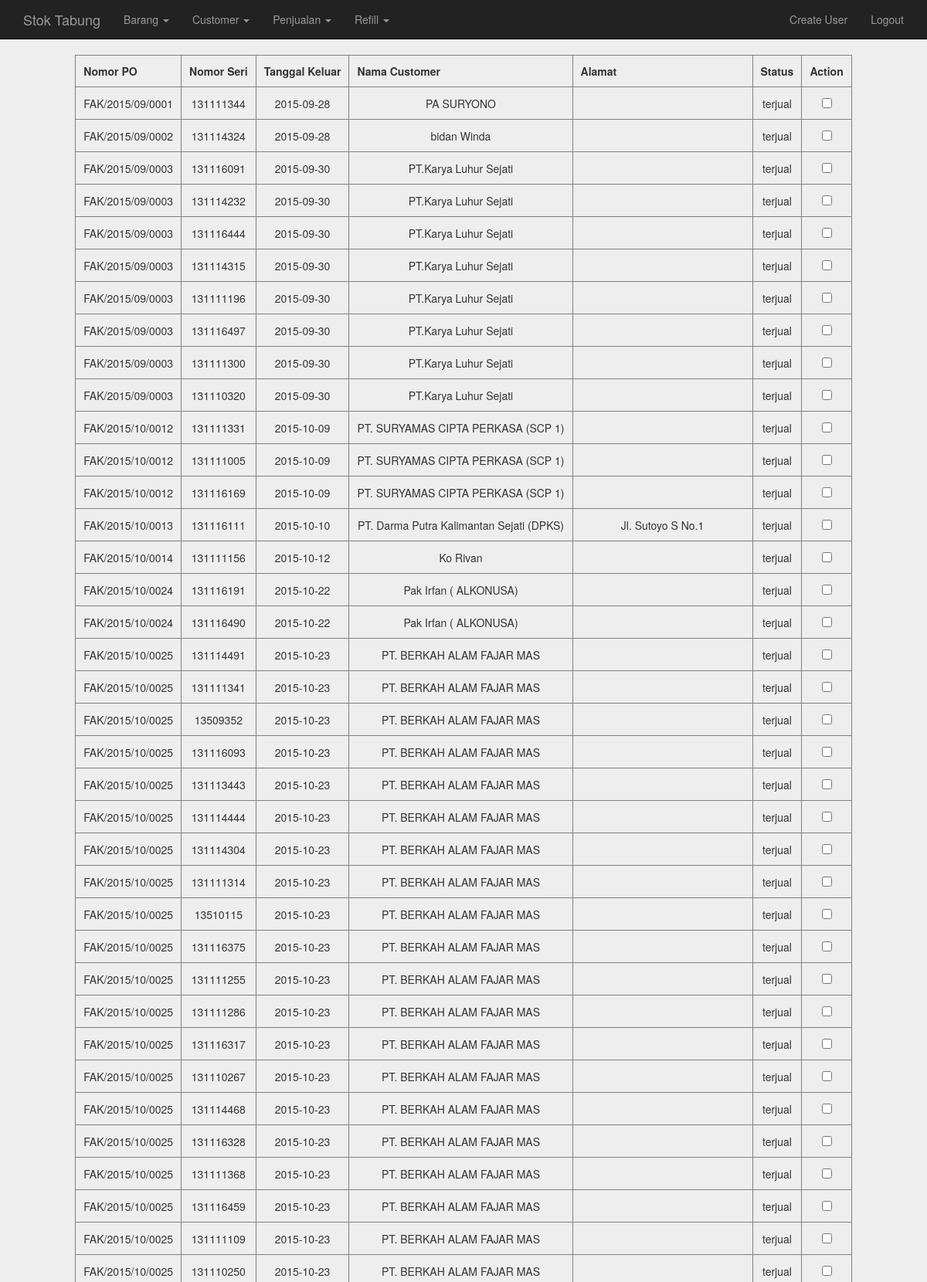
The app's page /retur.php (signed in, upper part) with its own data.
### tables this page shows
CREATE TABLE `transaksi` (
  `no_transaksi` int(200) NOT NULL,
  `no_po` varchar(100) NOT NULL,
  `no_seri` varchar(50) NOT NULL,
  `kategori` varchar(50) DEFAULT NULL,
  `harga_jual` int(225) NOT NULL,
  `tgl_keluar` date NOT NULL,
  `tgl_kembali` date DEFAULT NULL,
  `nama_cust` varchar(100) NOT NULL,
  `alamat` varchar(225) NOT NULL,
  `status` varchar(100) NOT NULL
);

### db/pdo.php (called while the page is built, shortened)
<?php
function testdb_connect() {
$dbh = new PDO("mysql:host=localhost;dbname=stoktabung", "root", "");
     return ($dbh);
}
function getTransaksiTerjual() {
	$db = testdb_connect();
	$stmt = $db->query("SELECT * FROM transaksi WHERE status = 'terjual' ORDER BY no_transaksi ASC");
	$fetch_array = $stmt->fetchAll(PDO::FETCH_ASSOC);
	return($fetch_array);
}

### retur.php (the view, shortened to what this page needs)
<?php
include 'header.php';
$transaksis= getTransaksiTerjual();
?>
<div class="container">
  <div class="text-center">
	<form name="input_retur" method="post" action="retur_input.php">
	<table border="1" cellpadding="10" cellspacing="0">
	  <tr>
	    <th>Nomor PO</th>
	    <th>Nomor Seri</th>
	    <th>Tanggal Keluar</th>
	    <th>Nama Customer</th>
	    <th>Alamat</th>
	    <th>Status</th>
	    <th>Action</th>
	  </tr>
	 <?php
	foreach($transaksis as $row)
	{
		echo "<tr>";
		echo "<td>".$row['no_po']."</td>";
		echo "<td>".$row['no_seri']."</td>";
		echo "<td>".$row['tgl_keluar']."</td>";
		echo "<td>".$row['nama_cust']."</td>";
		echo "<td>".$row['alamat']."</td>";
		echo "<td>".$row['status']."</td>";
	?>
		<td><input name="checkbox[]" type="checkbox" value="<?php echo $row['no_seri']; ?>"></td>
	<?php
		echo "</tr>";
	}
	?>
	</table>
	<br/><br/>
	</form>
 </div>
</div>
<?php include 'footer.php';?>

### css/styles.css (style rules this page uses)
body { background: #eee; }
table { margin: auto; }
.text-center { margin-bottom: 100px; }

### records on screen
transaksi: no_po "FAK/2015/09/0001", no_seri "131111344", tgl_keluar "2015-09-28", nama_cust "PA SURYONO", status "terjual"
transaksi: no_po "FAK/2015/09/0002", no_seri "131114324", tgl_keluar "2015-09-28", nama_cust "bidan Winda", status "terjual"
transaksi: no_po "FAK/2015/09/0003", no_seri "131116091", tgl_keluar "2015-09-30", nama_cust "PT.Karya Luhur Sejati", status "terjual"
transaksi: no_po "FAK/2015/09/0003", no_seri "131114232", tgl_keluar "2015-09-30", nama_cust "PT.Karya Luhur Sejati", status "terjual"
transaksi: no_po "FAK/2015/09/0003", no_seri "131116444", tgl_keluar "2015-09-30", nama_cust "PT.Karya Luhur Sejati", status "terjual"
transaksi: no_po "FAK/2015/09/0003", no_seri "131114315", tgl_keluar "2015-09-30", nama_cust "PT.Karya Luhur Sejati", status "terjual"
transaksi: no_po "FAK/2015/09/0003", no_seri "131111196", tgl_keluar "2015-09-30", nama_cust "PT.Karya Luhur Sejati", status "terjual"
transaksi: no_po "FAK/2015/09/0003", no_seri "131116497", tgl_keluar "2015-09-30", nama_cust "PT.Karya Luhur Sejati", status "terjual"
transaksi: no_po "FAK/2015/09/0003", no_seri "131111300", tgl_keluar "2015-09-30", nama_cust "PT.Karya Luhur Sejati", status "terjual"
transaksi: no_po "FAK/2015/09/0003", no_seri "131110320", tgl_keluar "2015-09-30", nama_cust "PT.Karya Luhur Sejati", status "terjual"
transaksi: no_po "FAK/2015/10/0012", no_seri "131111331", tgl_keluar "2015-10-09", nama_cust "PT. SURYAMAS CIPTA PERKASA (SCP 1)", status "terjual"
transaksi: no_po "FAK/2015/10/0012", no_seri "131111005", tgl_keluar "2015-10-09", nama_cust "PT. SURYAMAS CIPTA PERKASA (SCP 1)", status "terjual"
transaksi: no_po "FAK/2015/10/0012", no_seri "131116169", tgl_keluar "2015-10-09", nama_cust "PT. SURYAMAS CIPTA PERKASA (SCP 1)", status "terjual"
transaksi: no_po "FAK/2015/10/0013", no_seri "131116111", tgl_keluar "2015-10-10", nama_cust "PT. Darma Putra Kalimantan Sejati (DPKS)", alamat "Jl. Sutoyo S No.1", status "terjual"
transaksi: no_po "FAK/2015/10/0014", no_seri "131111156", tgl_keluar "2015-10-12", nama_cust "Ko Rivan", status "terjual"
transaksi: no_po "FAK/2015/10/0024", no_seri "131116191", tgl_keluar "2015-10-22", nama_cust "Pak Irfan ( ALKONUSA)", status "terjual"
transaksi: no_po "FAK/2015/10/0024", no_seri "131116490", tgl_keluar "2015-10-22", nama_cust "Pak Irfan ( ALKONUSA)", status "terjual"
transaksi: no_po "FAK/2015/10/0025", no_seri "131114491", tgl_keluar "2015-10-23", nama_cust "PT. BERKAH ALAM FAJAR MAS", status "terjual"
transaksi: no_po "FAK/2015/10/0025", no_seri "131111341", tgl_keluar "2015-10-23", nama_cust "PT. BERKAH ALAM FAJAR MAS", status "terjual"
transaksi: no_po "FAK/2015/10/0025", no_seri "13509352", tgl_keluar "2015-10-23", nama_cust "PT. BERKAH ALAM FAJAR MAS", status "terjual"
transaksi: no_po "FAK/2015/10/0025", no_seri "131116093", tgl_keluar "2015-10-23", nama_cust "PT. BERKAH ALAM FAJAR MAS", status "terjual"
transaksi: no_po "FAK/2015/10/0025", no_seri "131113443", tgl_keluar "2015-10-23", nama_cust "PT. BERKAH ALAM FAJAR MAS", status "terjual"
transaksi: no_po "FAK/2015/10/0025", no_seri "131114444", tgl_keluar "2015-10-23", nama_cust "PT. BERKAH ALAM FAJAR MAS", status "terjual"
transaksi: no_po "FAK/2015/10/0025", no_seri "131114304", tgl_keluar "2015-10-23", nama_cust "PT. BERKAH ALAM FAJAR MAS", status "terjual"
transaksi: no_po "FAK/2015/10/0025", no_seri "131111314", tgl_keluar "2015-10-23", nama_cust "PT. BERKAH ALAM FAJAR MAS", status "terjual"
transaksi: no_po "FAK/2015/10/0025", no_seri "13510115", tgl_keluar "2015-10-23", nama_cust "PT. BERKAH ALAM FAJAR MAS", status "terjual"
transaksi: no_po "FAK/2015/10/0025", no_seri "131116375", tgl_keluar "2015-10-23", nama_cust "PT. BERKAH ALAM FAJAR MAS", status "terjual"
transaksi: no_po "FAK/2015/10/0025", no_seri "131111255", tgl_keluar "2015-10-23", nama_cust "PT. BERKAH ALAM FAJAR MAS", status "terjual"
transaksi: no_po "FAK/2015/10/0025", no_seri "131111286", tgl_keluar "2015-10-23", nama_cust "PT. BERKAH ALAM FAJAR MAS", status "terjual"
transaksi: no_po "FAK/2015/10/0025", no_seri "131116317", tgl_keluar "2015-10-23", nama_cust "PT. BERKAH ALAM FAJAR MAS", status "terjual"
transaksi: no_po "FAK/2015/10/0025", no_seri "131110267", tgl_keluar "2015-10-23", nama_cust "PT. BERKAH ALAM FAJAR MAS", status "terjual"
transaksi: no_po "FAK/2015/10/0025", no_seri "131114468", tgl_keluar "2015-10-23", nama_cust "PT. BERKAH ALAM FAJAR MAS", status "terjual"
transaksi: no_po "FAK/2015/10/0025", no_seri "131116328", tgl_keluar "2015-10-23", nama_cust "PT. BERKAH ALAM FAJAR MAS", status "terjual"
transaksi: no_po "FAK/2015/10/0025", no_seri "131111368", tgl_keluar "2015-10-23", nama_cust "PT. BERKAH ALAM FAJAR MAS", status "terjual"
transaksi: no_po "FAK/2015/10/0025", no_seri "131116459", tgl_keluar "2015-10-23", nama_cust "PT. BERKAH ALAM FAJAR MAS", status "terjual"
transaksi: no_po "FAK/2015/10/0025", no_seri "131111109", tgl_keluar "2015-10-23", nama_cust "PT. BERKAH ALAM FAJAR MAS", status "terjual"
transaksi: no_po "FAK/2015/10/0025", no_seri "131110250", tgl_keluar "2015-10-23", nama_cust "PT. BERKAH ALAM FAJAR MAS", status "terjual"
